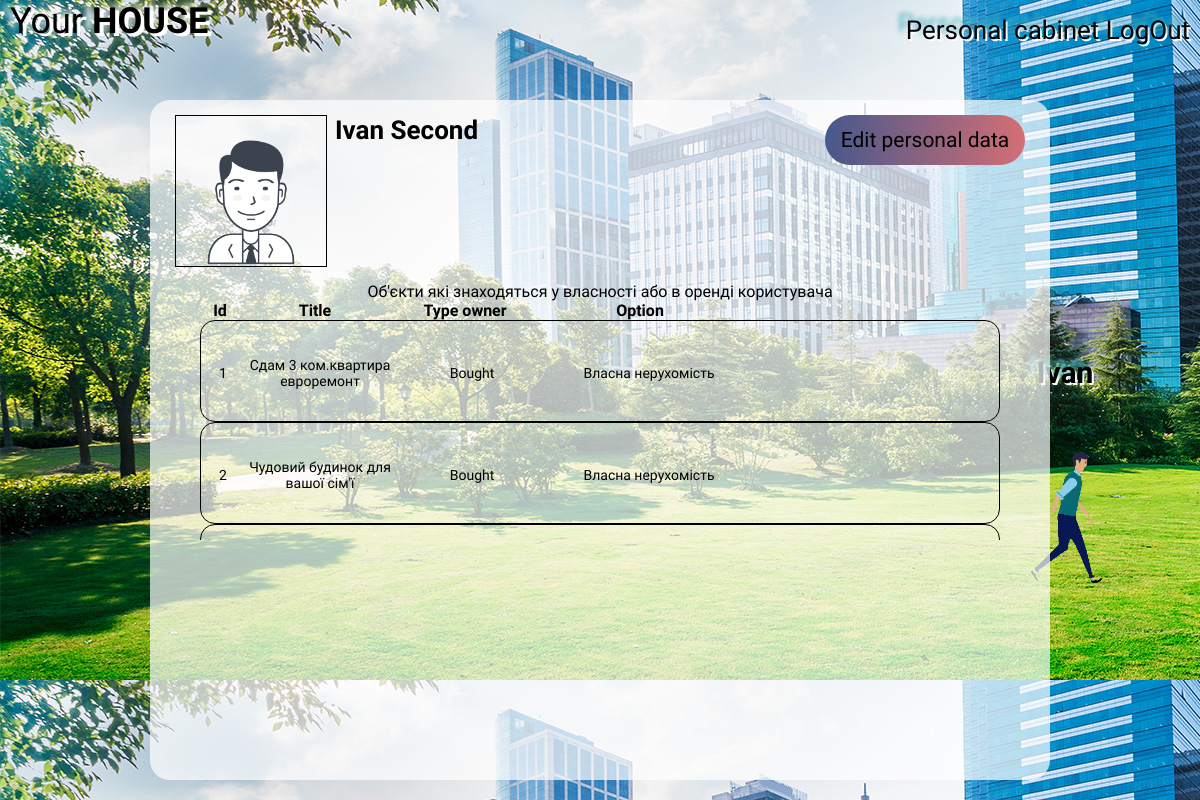
Page /pages/client_cabinet.php (signed in) on the committed database.
### tables this page shows
CREATE TABLE `objects` (
  `id` int(11) NOT NULL,
  `title` varchar(255) NOT NULL,
  `type` enum('apartment','house') NOT NULL,
  `description` text NOT NULL,
  `images` text NOT NULL,
  `adress` text NOT NULL,
  `price_rent` int(11) NOT NULL,
  `price_buy` int(11) NOT NULL,
  `status` enum('rented','not_rented','') NOT NULL,
  `id_user_rented` int(255) NOT NULL,
  `owner_by` enum('investor','client','') NOT NULL
);

### modules/objects/object_list_client.php (the view, shortened to what this page needs)
<?php
   $sql = "SELECT * FROM `object_owner` WHERE `id_owner` = " . $user_in["id"];
   $result = mysqli_query($connect, $sql);
   $col_rows = mysqli_num_rows($result);
   for ($i = 0; $i < $col_rows ; $i++) {
       $number_object = mysqli_fetch_assoc($result);
       $new_sql = "SELECT * FROM `objects` WHERE `id` = " . $number_object["id_object"];
       $new_result = mysqli_query($connect, $new_sql);
       $object = mysqli_fetch_assoc($new_result);
   ?>
   <tr data-id=<?php echo $object["id"]?> onclick="openObjectId(this, <?php echo $object['id']?>)">
       <td class="list_id"><?php echo $object["id"]?></td>
       <td class="list_title"><?php echo $object["title"]?></td>
       <td class="list_type"><?php ?>Bought</td>
       <td class="list_option">
           <?php
               if ($object["owner_by"] != "client") {
                   ?>
                       <a href="/modules/objects/object_nobility_from_rent.php?id_object=<?php echo $object["id"];?>"><button class="btn">Зняти з оренди</button></a>
                   <?php
               } else {
                   echo "Власна нерухомість";
               }
           ?>
       </td>
   </tr>
   <?php
   }
   ?>

### css/style_header.css (style rules this page uses)
* { margin: 0; padding: 0; }
html { height: 100%; }
body { height: 100%; background-image: url(/images/home.jpg); font-family: "Sriracha", cursive; }

### css/style_content.css (style rules this page uses)
.flexy tbody tr { display: inline-block; width: 100%; text-align: center; vertical-align: middle; border: 1px solid black; border-radius: 5px; }
.flexy .list_id { width: 40px; }
.flexy .list_title { width: 150px; }

### css/style_inv_cab.css (style rules this page uses)
.flexy tbody tr { display: inline-block; width: 100%; height: 100px; text-align: center; vertical-align: middle; border-radius: 15px; font-size: 14px; }
.flexy tbody td { height: 100px; }
.flexy .list_id { width: 40px; }
.flexy .list_title { width: 150px; }
.flexy .list_type { width: 150px; }

### css/style_client_cabinet.css (style rules this page uses)
.flexy tbody tr { display: inline-block; width: 100%; height: 100px; text-align: center; vertical-align: middle; border-radius: 15px; font-size: 14px; }
.flexy tbody td { height: 100px; }
.flexy .list_id { width: 40px; }
.flexy .list_title { width: 150px; }
.flexy .list_type { width: 150px; }
.flexy .list_option { width: 200px; }

### rows in the picture
objects: id "1", title "Сдам 3 ком.квартира евроремонт", owner_by "Власна нерухомість"
objects: id "2", title "Чудовий будинок для вашої сім'ї", owner_by "Власна нерухомість"

### other values in the picture
$user_in["first_name"] "Ivan"
$user_in["second_name"] "Second"
